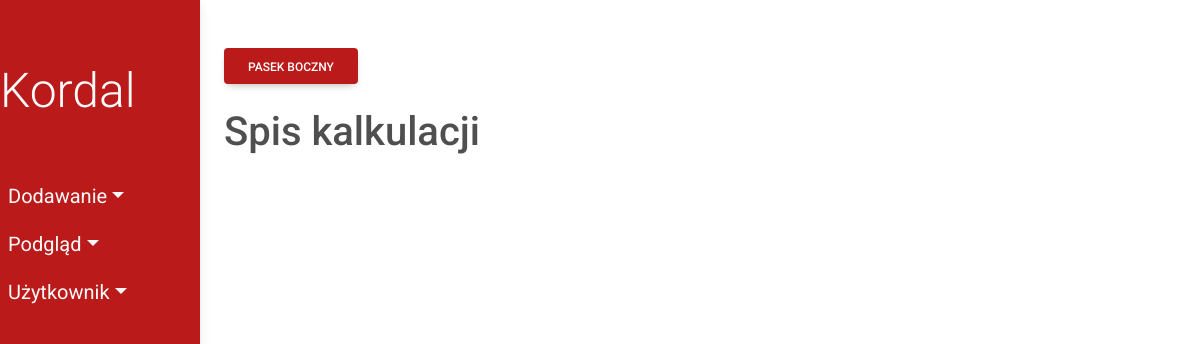
The page /plant_prices/calculate on the database as committed earlier.
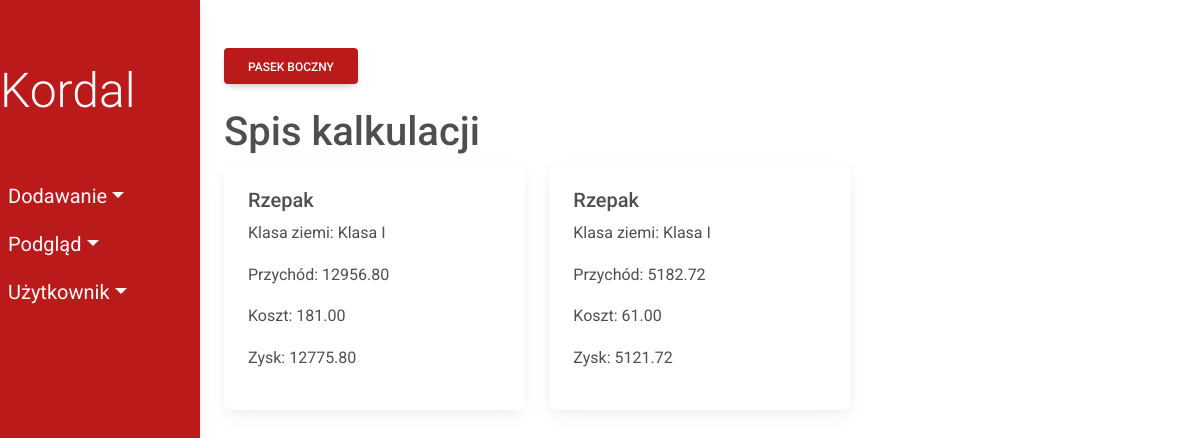
The same page on the database as committed later.
### fields/models.py (models this page shows)
class Plant(models.Model):
    plant_name = models.CharField(max_length=50)
    seed_price = models.DecimalField(max_digits=10, decimal_places=2)
    class Meta:
        db_table = 'Plant'
    def __str__(self):
        return self.plant_name

class ClassField(models.Model):
    class_name = models.CharField(max_length=10)
    class Meta:
        db_table = 'ClassField'
    def __str__(self):
        return self.class_name

### fields/views/viewsPredictOptimal.py (the view)
def calculate_profit(request):
    all_costs=home()
    all_predicted_crops = []
    all_predicted_crops = PredictedCrop.objects.all()
    all_plants = get_all_plants()
    all_prices=get_all_prices()
    all_classes=get_all_classes()
    output=[]
    for c in all_classes:
        for pc in all_predicted_crops:
            for (predicted_crop, plant,class_field, cost) in all_costs:
                if predicted_crop.id == pc.id:
                    if c == str(pc.class_field) and c == str(class_field) and str(plant)==str(pc.plant):
                        income = pc.crop_mass * get_plant_price(pc.plant, 1)
                        profit = income - cost
                        output.append((str(pc.class_field),float(profit), plant, float(income), float(cost), predicted_crop ))
    output.sort(reverse=1)
    print(output)
    show_profits(output)
    return render(request, 'fields/show/calculations.html', {'output': output})

### fields/models.py (called while the page is built)
    def __str__(self):
        return self.predicted_crop_name

### fields/views/getElements.py (called while the page is built)
def cost_of_seed(plant_n):
    cost = 0
    try:
        plant = Plant.objects.get(plant_name=plant_n)
        plant_price = plant.seed_price
        return plant_price
    except Plant.DoesNotExist:
        pass

def get_all_classes():
    classes=[]
    for p in ClassField.objects.all():
        classes.append(p.class_name)
    return set(classes)

def get_all_prices():
    plant_prices_obj = PlantPrice.objects.filter(is_predicted=1)
    return plant_prices_obj

def get_all_plants():
    plant_obj = Plant.objects.all()
    return plant_obj

def get_plant_id(plant_n):
    try:
        plant = Plant.objects.get(plant_name=plant_n)
        plant_id = plant.id
        return plant_id
    except Plant.DoesNotExist:
        pass

def get_plant_price(plant_n, predicted):
    try:
        id=get_plant_id(plant_n)
        obj = PlantPrice.objects.get(plant=int(id), is_predicted=predicted)
        obj_income = obj.price
        return obj_income
    except PlantPrice.DoesNotExist:
        pass

### fields/templates/fields/show/calculations.html
{% extends 'fields/index.html' %}
  {% block content %}
  <h1>Spis kalkulacji</h1>
  <div class="row">
    {% for class_field, profit, plant_obj, income, cost, predicted_crop  in output %}
    <div class="col-sm-4">
      <div class="card">
        <div class="card-body">
          <h5 class="card-title">{{ plant_obj }}</h5>
          <p>Klasa ziemi: {{class_field}}</p>
          <p>Przychód: {{income|floatformat:2}}</p>
          <p>Koszt: {{cost|floatformat:2}}</p>
          <p>Zysk: {{profit|floatformat:2}}</p>
        </div>
      </div>
    </div>
    {% endfor %}
  </div>
  {% endblock %}

Rows that differ between the two databases and show on the page:
added Plant: plant_name "Rzepak", class_name "Klasa I", income "12956.80", cost "181.00", profit "12775.80", income "5182.72", seed_price "61.00", profit "5121.72"
